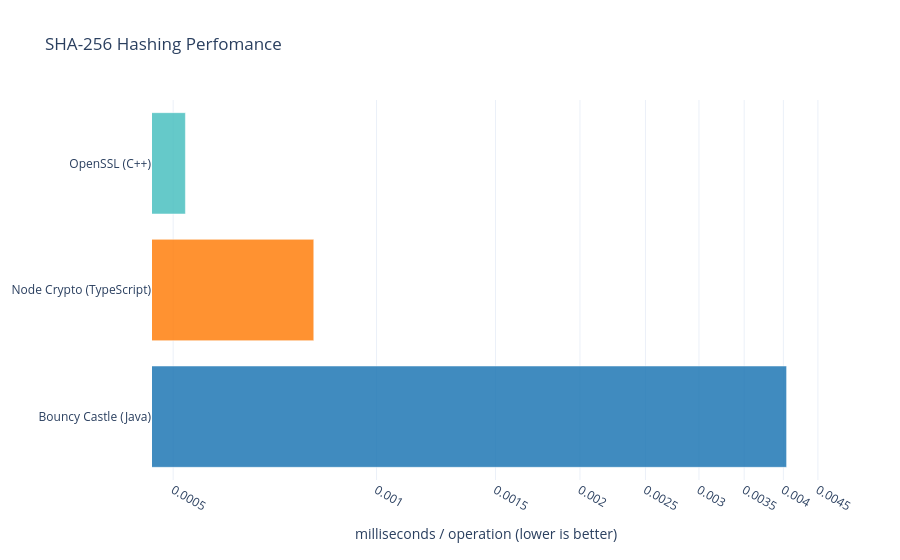

Notebook code cell kept with this figure:
### Markdown cell above
# Introduction
This benchmark aims to compare 3 well-know cryptographic libraries: Bouncy Castle, Node's Crypto module and OpenSSL. The cryptographic algorithms I have chosen to test using the given libraries were the following 3 famous algorithms: RSA, SHA-256 and ChaCha20-Poly1305.

The goal of this benchmark isn't to compare the algorithms to each other (for example trying to decide of ChaCha20 or RSA can encrypt a message faster), but rather comparing the libraries to each other and seeing which library can achieve a faster runtime for the chosen algorithms in the given programming language.

# Methodology
For the encryption algorithms (ChaCha20-Poly1305 and RSA) I both measured the encryption and decryption speed of a message.

In the tests I have taken a few notable measures in order to achieve more comparable results. The Java and TypeScript benchmarks were preceded by 20 warmup iterations. However, in the Google Benchmark framework I could find a warmup iteration parameter so I ended up using a fixed 1 second long warmup period. During the benchmarks each algorithm and library pair combination had its speed measured for 10 iterations. The below numbers in the graphs are the statictical mean (average) values of those 10 iterations.

The benchmarks were configured to exclude unncessary overhead, such as setup of the libraries, ensuring the measurements reflected only the execution time of the core cryptographic functions.

## Benchmarking frameworks
For testing the runtime of each algorithm I have used a third-party benchmark library:

- TypeScript: [tinybench](https://github.com/tinylibs/tinybench)
- Java: [Java Microbenchmark Harness](https://github.com/openjdk/jmh)
- C++: [Google BenchMark](https://github.com/google/benchmark)

## Compilers and language versions:

- Typescript: The tests were ran on TypeScript version 6.0.2 using tsx 4.21.0.
- Java: The Java sources were compiled and ran with Oracle OpenJDK 23.0.1.
- C++: The C++ source codes were compiled with Clang 22.1.2 using `-O3` optimization. For building the project I have setup a CMake project and used C++20.


## Hardware
The benchmarks were ran on a M3 Macbook Air.



# Results:

## SHA-256:

SHA-256 is a cryptographic hash function from the SHA-2 family that generates a unique, fixed-size 256-bit signature to ensure data integrity and detect unauthorized modifications.

### Code cell
#| echo: false

import json
import plotly.graph_objects as go
import plotly.io as pio

pio.renderers.default = "plotly_mimetype+notebook_connected"

def load_json(path):
    with open(path, 'r') as f: return json.load(f)

# java: primaryMetric.score is nanoseconds / operation -> we calculate scoreNs / 1e9 (then * 1000 for ms)
java_results = load_json('./bouncycastle-benchmark/results.json')
java_sha = [entry['primaryMetric']['score'] / 1e6 for entry in java_results 
            if 'sha256' in entry['benchmark'].lower()][0]

# node: latency.mean is ms
node_sha_results = load_json('./node-benchmarks/results/sha256-report.json')
node_sha = node_sha_results['tasks'][0]['latency']['mean']

# cpp: real_time is in nanoseconds (we will * 1000 it)
cpp_results = load_json('./openssl-cpp-benchmark/results.json')
cpp_sha = [b['real_time'] / 1e6 for b in cpp_results['benchmarks'] 
           if b.get('run_type') == 'aggregate' and b.get('aggregate_name') == 'mean' 
           and 'sha256' in b['name'].lower()][0]

fig = go.Figure()

fig.add_trace(go.Bar(
    y=['Bouncy Castle (Java)', 'Node Crypto (TypeScript)', 'OpenSSL (C++)'],
    x=[java_sha, node_sha, cpp_sha],
    orientation='h',
    marker_color=['rgba(31, 119, 180, 0.85)', 'rgba(255, 127, 14, 0.85)', 'rgba(75, 192, 192, 0.85)'],
    hovertemplate='<b>%{y}</b><br>Latency: %{x:.6f} ms<extra></extra>'
))

fig.update_layout(
    title='SHA-256 Hashing Perfomance',
    xaxis_type="log",
    template='plotly_white',
    autosize=True,
    xaxis_title='milliseconds / operation (lower is better)',
)

fig.show()

### Figure 1 — Plotly figure (JSON) as saved in the notebook; plotly's stock layout.template omitted (floating-point values rounded to 4 significant figures)
{"data": [{"hovertemplate": "<b>%{y}</b><br>Latency: %{x:.6f} ms<extra></extra>", "marker": {"color": ["rgba(31, 119, 180, 0.85)", "rgba(255, 127, 14, 0.85)", "rgba(75, 192, 192, 0.85)"]}, "orientation": "h", "type": "bar", "x": [0.004044, 0.0008074, 0.0005213], "y": ["Bouncy Castle (Java)", "Node Crypto (TypeScript)", "OpenSSL (C++)"]}], "layout": {"autosize": true, "title": {"text": "SHA-256 Hashing Perfomance"}, "xaxis": {"title": {"text": "milliseconds / operation (lower is better)"}, "type": "log"}}}
